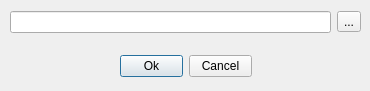
<?xml version="1.0" encoding="UTF-8"?>
<ui version="4.0">
 <class>DialogSettingVisPath</class>
 <widget class="QDialog" name="DialogSettingVisPath">
  <property name="geometry">
   <rect>
    <x>0</x>
    <y>0</y>
    <width>370</width>
    <height>91</height>
   </rect>
  </property>
  <property name="windowTitle">
   <string>Dialog</string>
  </property>
  <widget class="QWidget" name="layoutWidget">
   <property name="geometry">
    <rect>
     <x>120</x>
     <y>50</y>
     <width>132</width>
     <height>32</height>
    </rect>
   </property>
   <layout class="QHBoxLayout" name="horizontalLayout">
    <item>
     <widget class="QPushButton" name="okButton">
      <property name="text">
       <string>Ok</string>
      </property>
     </widget>
    </item>
    <item>
     <widget class="QPushButton" name="cancelButton">
      <property name="text">
       <string>Cancel</string>
      </property>
     </widget>
    </item>
   </layout>
  </widget>
  <widget class="QWidget" name="layoutWidget">
   <property name="geometry">
    <rect>
     <x>10</x>
     <y>10</y>
     <width>351</width>
     <height>24</height>
    </rect>
   </property>
   <layout class="QHBoxLayout" name="horizontalLayout_2">
    <item>
     <widget class="QLineEdit" name="lineEditPath">
      <property name="text">
       <string/>
      </property>
      <property name="clearButtonEnabled">
       <bool>false</bool>
      </property>
     </widget>
    </item>
    <item>
     <widget class="QToolButton" name="toolButton">
      <property name="text">
       <string>...</string>
      </property>
     </widget>
    </item>
   </layout>
  </widget>
 </widget>
 <resources/>
 <connections/>
</ui>
